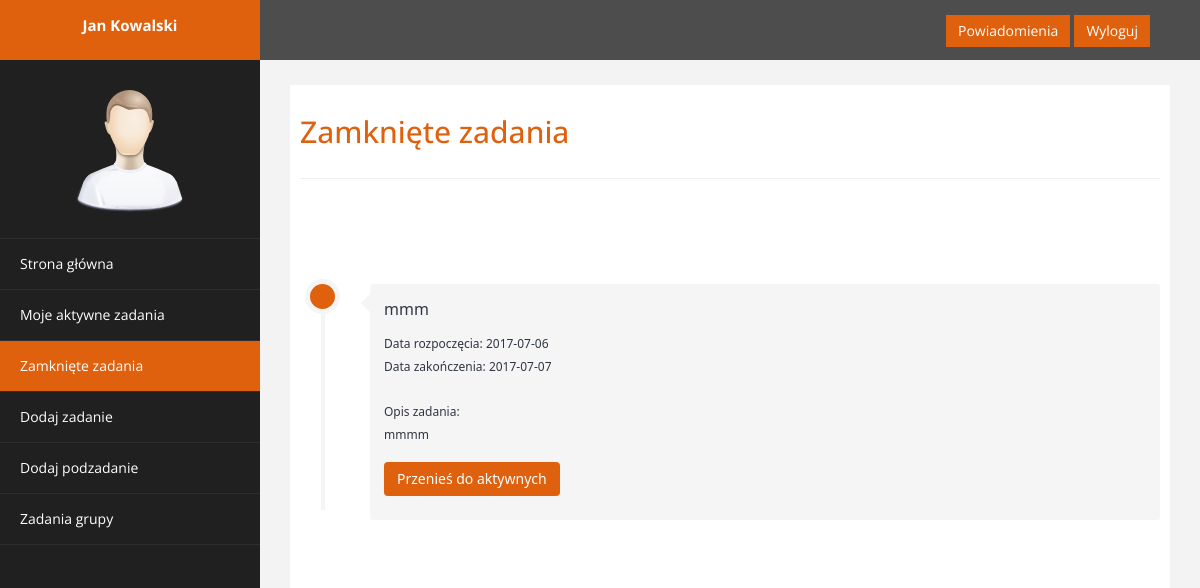
Page /old_tasks.php (signed in) on the committed database.
### tables this page shows
CREATE TABLE `subtask` (
  `subtask_ID` int(11) NOT NULL,
  `task_ID` int(11) NOT NULL,
  `name` text NOT NULL,
  `start_date` date NOT NULL,
  `end_date` date NOT NULL,
  `description` text NOT NULL,
  `user_ID` int(11) NOT NULL,
  `done` tinyint(1) NOT NULL
);

### database/dbinfo.php (called while the page is built, shortened)
<?php
                $db_task_id = 'task_ID';
        $db_subtask_tab = 'subtask';
                $db_subtask_id = 'subtask_ID';
                $db_subtask_taskid = 'task_ID';
                $db_subtask_name = 'name';
                $db_subtask_sdate = 'start_date';
                $db_subtask_edate = 'end_date';
                $db_subtask_description= 'description';
                $db_subtask_userid = 'user_ID';
                $db_subtask_done = 'done';
?>

### old_tasks.php (the view, shortened to what this page needs)
<!DOCTYPE html>
<html xmlns="http://www.w3.org/1999/xhtml">
<head>
    <link href="template/assets/css/bootstrap.css" rel="stylesheet" />
    <link href="template/assets/css/custom.css" rel="stylesheet" />
</head>
<body>
    <div id="wrapper">
        <nav class="navbar navbar-default navbar-cls-top " role="navigation" style="margin-bottom: 0">
            <div class="navbar-header">
                <a class="navbar-brand" href="main.php"><?php echo $_SESSION['fname']." ".$_SESSION['lname']?></a>
            </div>
    <div style="color: white;
    padding: 15px 50px 5px 50px;
    float: right;
    font-size: 16px;">  <a href="nots.php" class="btn btn-danger square-btn-adjust">Powiadomienia</a>
        <a href="logout.php" class="btn btn-danger square-btn-adjust">Wyloguj</a> </div>
        </nav>
                <nav class="navbar-default navbar-side" role="navigation">
            <div class="sidebar-collapse">
                <ul class="nav" id="main-menu">
				<li class="text-center">
                    <img src="template/assets/img/find_user.png" class="user-image img-responsive"/>
					</li>
                    <li>
                        <a   href="main.php" ><i "></i> Strona główna</a>
                    </li>
                    <li>
                        <a href="tasks.php" ><i "></i>Moje aktywne zadania</a>
                    </li>
                    <li>
                        <a class="active-menu" href="old_tasks.php" ><i "></i>Zamknięte zadania</a>
                    </li>
                   <?php
                   If ($_SESSION['function']=="2" ){
                      echo '<li>
                        <a  href="add_tasks.php"><i "></i> Dodaj zadanie</a>
                    </li>';
                      echo '<li><a href="add_subtasks.php"><i "></i> Dodaj podzadanie</a>
                    </li>';
                       echo '<li><a href="team_tasks.php"><i "></i> Zadania grupy</a>
                    </li>';
                   }
                   ?>
                </ul>
            </div>
        </nav>
        <div id="page-wrapper" >
            <div id="page-inner">
                <div class="row">
                    <div class="col-md-12">
                     <h2>Zamknięte zadania</h2>
                       </div>
                     </div>
                 <hr />
                 <br>
                 <br>
                 <br>
                 <div class="container">
	<div class="row">
        <div class="timeline-centered">
        <?php
        require_once "database/dbinfo.php";
        $connection = db_connection();
        if ($connection != false){
            $sql = "SELECT $db_subtask_tab.$db_subtask_id, $db_subtask_taskid, $db_subtask_name, $db_subtask_sdate, $db_subtask_edate, $db_subtask_description FROM $db_subtask_tab WHERE $db_subtask_done='1' AND $db_subtask_userid =". $_SESSION['id'];
            $result = $connection->query($sql);
        while($row = $result->fetch_assoc()){
            $sql = "SELECT $db_subtask_tab.$db_subtask_id, $db_task_tab.$db_task_name, $db_task_tab.$db_task_description, $db_task_tab.$db_task_sdate, $db_task_tab.$db_task_edate, $db_users_tab.$db_users_fname, $db_users_tab.$db_users_lname FROM $db_subtask_tab, $db_task_tab LEFT JOIN $db_users_tab ON task.$db_task_userid = $db_users_tab.$db_users_id WHERE task.$db_task_id =".$row[$db_subtask_taskid];
            $result2 = $connection->query($sql);
            $row2=$result2->fetch_assoc();
            echo "<br/>";
            echo '<article class="timeline-entry">
                  <div class="timeline-entry-inner">
                  <div class="timeline-icon bg-success">
                  <i class="entypo-feather"></i>
                  </div>
                  <div class="timeline-label">';
            echo "<h2><a class='dymek'href='tasks_all.php?sid=$row[$db_subtask_id]&tid=$row[$db_task_id]'>$row[$db_subtask_name]<span><br> <br>Nazwa zadania głównego: $row2[$db_task_name] <br> Manager: $row2[$db_users_fname] $row2[$db_users_lname]<br> Data rozpoczęcia: $row2[$db_task_sdate] <br> Data zakończenia: $row2[$db_task_edate]<br> Opis: $row2[$db_task_description]<br> <br>----------------------------------------------------<br> </span> </a><span></span><h2>";
            echo "<a><span>Data rozpoczęcia: $row[$db_subtask_sdate]  <br> ";
            echo "Data zakończenia: $row[$db_subtask_edate]<br><br>";
            echo "Opis zadania: <br> $row[$db_subtask_description]";
            echo "<form action='unactive_subtask.php' method='post'>";
            echo "<br /><button type='submit'>Przenieś do aktywnych</button></center>";
            echo "</form>";
            echo'</div>
                 </div>
                 </article>';
            }
        }
        ?>
    </div>
	</div>
</div>
    </div>
            </div>
        </div>
</body>
</html>

### template/assets/css/custom.css (style rules this page uses)
body { font-family: 'Open Sans', sans-serif; }
#wrapper { width: 100%; background:#202020; }
#page-wrapper { padding: 15px 15px; min-height: 600px; background:#F3F3F3; }
#page-inner { width:100%; margin:10px 20px 10px 0px; background-color:#fff!important; padding:10px; min-height:1200px; }
.text-center { text-align:center; }
h2 { color: #e0610d; }
.square-btn-adjust { border: 0px solid transparent; -webkit-border-radius: 0px; -moz-border-radius: 0px; border-radius: 0px; }
button { background-color: #e0610d !important; display: inline-block !important; padding: 6px 12px !important; margin-bottom: 0 !important; font-size: 14px !important; font-weight: normal !important; line-height: 1.42857143 !important; text-align: center !important; white-space: nowrap !important; vertical-align: middle !important; cursor: pointer !important; -webkit-user-select: none !important; -moz-user-select: none !important; -ms-user-select: none !important; user-select: none !important; background-image: none !important; border: 1px solid transparent !important; border-radius: 4px !important; color: #ffffff !important; }
.user-image { margin: 25px auto; -webkit-border-radius: 10px; -moz-border-radius: 10px; border-radius: 10px; max-height:170px; max-width:170px; }
.navbar-cls-top .navbar-brand { color: #fff; background: #e0610d; width: 260px; text-align: center; height: 60px; font-size: 15px; font-weight: 700; }
.active-menu { background-color:#e0610d!important; }
.sidebar-collapse , .sidebar-collapse .nav { background:none; }
.sidebar-collapse .nav { padding:0; }
.sidebar-collapse .nav > li > a { color:#fff; background:#202020; text-shadow:none; }
.sidebar-collapse > .nav > li > a { padding:15px 10px; }
.sidebar-collapse > .nav > li { border-bottom: 1px solid rgba(107, 108, 109, 0.19); }
.navbar-side { border:none; background-color: #202020; }
.navbar-cls-top { background:#4D4D4D; border-bottom:none; }
.navbar-default { border:0px solid black; }
.navbar-header { background: #A70303; }
@media (min-width:768px) { #page-wrapper { margin: 0 0 0 260px; padding: 15px 30px; min-height: 1200px; } }
@media (min-width:768px) { .navbar-side { z-index: 1; position: absolute; width: 260px; } }
@media (min-width:768px) { .navbar { border-radius: 0px; } }

### rows in the picture
subtask: name "mmm", start_date "2017-07-06", end_date "2017-07-07", description "mmmm"

### other values in the picture
$_SESSION['fname'] "Jan"
$_SESSION['lname'] "Kowalski"
